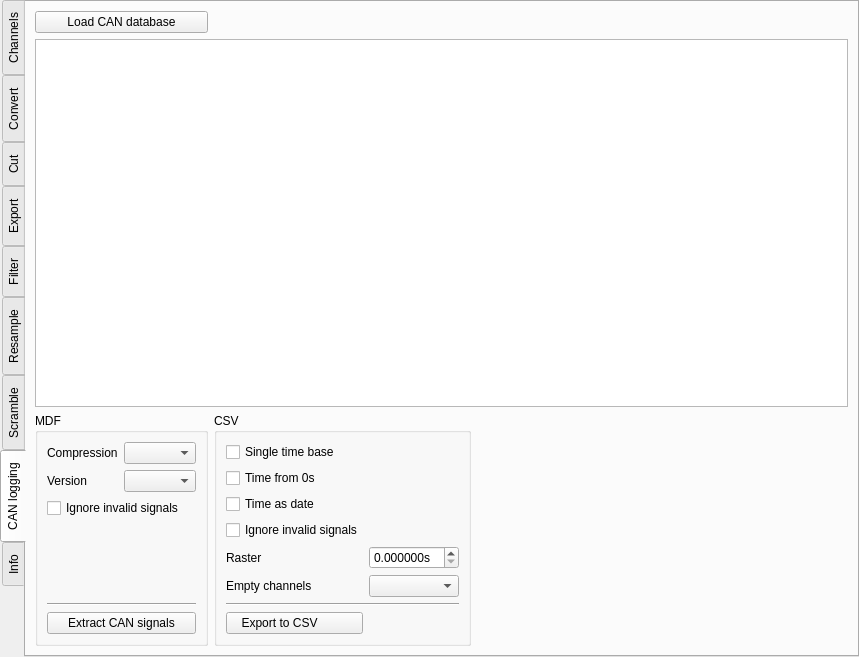
<?xml version="1.0" encoding="UTF-8"?>
<ui version="4.0">
 <class>file_widget</class>
 <widget class="QWidget" name="file_widget">
  <property name="geometry">
   <rect>
    <x>0</x>
    <y>0</y>
    <width>859</width>
    <height>657</height>
   </rect>
  </property>
  <property name="windowTitle">
   <string>Form</string>
  </property>
  <layout class="QVBoxLayout" name="verticalLayout">
   <property name="spacing">
    <number>0</number>
   </property>
   <property name="leftMargin">
    <number>0</number>
   </property>
   <property name="topMargin">
    <number>0</number>
   </property>
   <property name="rightMargin">
    <number>0</number>
   </property>
   <property name="bottomMargin">
    <number>0</number>
   </property>
   <item>
    <widget class="QTabWidget" name="aspects">
     <property name="tabPosition">
      <enum>QTabWidget::West</enum>
     </property>
     <property name="currentIndex">
      <number>7</number>
     </property>
     <property name="documentMode">
      <bool>false</bool>
     </property>
     <widget class="QWidget" name="channels_tab">
      <attribute name="icon">
       <iconset resource="resource.qrc">
        <normaloff>:/graph.png</normaloff>:/graph.png</iconset>
      </attribute>
      <attribute name="title">
       <string>Channels</string>
      </attribute>
      <layout class="QVBoxLayout" name="verticalLayout_8">
       <property name="spacing">
        <number>2</number>
       </property>
       <property name="leftMargin">
        <number>1</number>
       </property>
       <property name="topMargin">
        <number>0</number>
       </property>
       <property name="rightMargin">
        <number>1</number>
       </property>
       <property name="bottomMargin">
        <number>0</number>
       </property>
       <item>
        <widget class="QSplitter" name="splitter">
         <property name="orientation">
          <enum>Qt::Horizontal</enum>
         </property>
         <widget class="QWidget" name="verticalLayoutWidget">
          <layout class="QVBoxLayout" name="channels_layout"/>
         </widget>
        </widget>
       </item>
      </layout>
     </widget>
     <widget class="QWidget" name="convert_tab">
      <attribute name="icon">
       <iconset resource="resource.qrc">
        <normaloff>:/convert.png</normaloff>:/convert.png</iconset>
      </attribute>
      <attribute name="title">
       <string>Convert</string>
      </attribute>
      <attribute name="toolTip">
       <string>conv</string>
      </attribute>
      <layout class="QVBoxLayout" name="verticalLayout_3">
       <item>
        <layout class="QGridLayout" name="gridLayout_2">
         <property name="leftMargin">
          <number>5</number>
         </property>
         <property name="topMargin">
          <number>5</number>
         </property>
         <property name="rightMargin">
          <number>5</number>
         </property>
         <property name="bottomMargin">
          <number>5</number>
         </property>
         <item row="4" column="1">
          <widget class="QDoubleSpinBox" name="convert_split_size">
           <property name="suffix">
            <string>MB</string>
           </property>
           <property name="decimals">
            <number>3</number>
           </property>
           <property name="maximum">
            <double>4.000000000000000</double>
           </property>
          </widget>
         </item>
         <item row="0" column="0">
          <widget class="QLabel" name="label_2">
           <property name="text">
            <string>Output format</string>
           </property>
          </widget>
         </item>
         <item row="1" column="0" colspan="2">
          <widget class="Line" name="line">
           <property name="orientation">
            <enum>Qt::Horizontal</enum>
           </property>
          </widget>
         </item>
         <item row="3" column="0">
          <widget class="QCheckBox" name="convert_split">
           <property name="text">
            <string>Split data blocks</string>
           </property>
           <property name="checked">
            <bool>true</bool>
           </property>
          </widget>
         </item>
         <item row="2" column="1">
          <widget class="QComboBox" name="convert_compression"/>
         </item>
         <item row="0" column="1">
          <widget class="QComboBox" name="convert_format">
           <property name="minimumSize">
            <size>
             <width>200</width>
             <height>0</height>
            </size>
           </property>
          </widget>
         </item>
         <item row="7" column="0">
          <spacer name="verticalSpacer">
           <property name="orientation">
            <enum>Qt::Vertical</enum>
           </property>
           <property name="sizeHint" stdset="0">
            <size>
             <width>20</width>
             <height>40</height>
            </size>
           </property>
          </spacer>
         </item>
         <item row="2" column="0">
          <widget class="QLabel" name="label_3">
           <property name="text">
            <string>Compression</string>
           </property>
          </widget>
         </item>
         <item row="0" column="2">
          <spacer name="horizontalSpacer">
           <property name="orientation">
            <enum>Qt::Horizontal</enum>
           </property>
           <property name="sizeHint" stdset="0">
            <size>
             <width>40</width>
             <height>20</height>
            </size>
           </property>
          </spacer>
         </item>
         <item row="4" column="0">
          <widget class="QLabel" name="label_5">
           <property name="text">
            <string>Split size </string>
           </property>
          </widget>
         </item>
         <item row="5" column="0" colspan="2">
          <widget class="Line" name="line_2">
           <property name="orientation">
            <enum>Qt::Horizontal</enum>
           </property>
          </widget>
         </item>
         <item row="6" column="0">
          <widget class="QPushButton" name="convert_btn">
           <property name="text">
            <string>Convert</string>
           </property>
           <property name="icon">
            <iconset resource="resource.qrc">
             <normaloff>:/convert.png</normaloff>:/convert.png</iconset>
           </property>
          </widget>
         </item>
        </layout>
       </item>
      </layout>
     </widget>
     <widget class="QWidget" name="cut_tab">
      <attribute name="icon">
       <iconset resource="resource.qrc">
        <normaloff>:/cut.png</normaloff>:/cut.png</iconset>
      </attribute>
      <attribute name="title">
       <string>Cut</string>
      </attribute>
      <layout class="QVBoxLayout" name="verticalLayout_4">
       <item>
        <layout class="QGridLayout" name="gridLayout_3">
         <property name="leftMargin">
          <number>5</number>
         </property>
         <property name="topMargin">
          <number>5</number>
         </property>
         <property name="rightMargin">
          <number>5</number>
         </property>
         <property name="bottomMargin">
          <number>5</number>
         </property>
         <item row="9" column="0">
          <widget class="QLabel" name="label_7">
           <property name="text">
            <string>Split size [MB]</string>
           </property>
          </widget>
         </item>
         <item row="11" column="0">
          <widget class="QPushButton" name="cut_btn">
           <property name="text">
            <string>Cut</string>
           </property>
           <property name="icon">
            <iconset resource="resource.qrc">
             <normaloff>:/cut.png</normaloff>:/cut.png</iconset>
           </property>
          </widget>
         </item>
         <item row="5" column="0" colspan="2">
          <widget class="Line" name="line_3">
           <property name="orientation">
            <enum>Qt::Horizontal</enum>
           </property>
          </widget>
         </item>
         <item row="10" column="0" colspan="2">
          <widget class="Line" name="line_4">
           <property name="orientation">
            <enum>Qt::Horizontal</enum>
           </property>
          </widget>
         </item>
         <item row="8" column="0">
          <widget class="QCheckBox" name="cut_split">
           <property name="text">
            <string>Split data blocks</string>
           </property>
           <property name="checked">
            <bool>true</bool>
           </property>
          </widget>
         </item>
         <item row="7" column="2">
          <spacer name="horizontalSpacer_3">
           <property name="orientation">
            <enum>Qt::Horizontal</enum>
           </property>
           <property name="sizeHint" stdset="0">
            <size>
             <width>40</width>
             <height>20</height>
            </size>
           </property>
          </spacer>
         </item>
         <item row="9" column="1">
          <widget class="QDoubleSpinBox" name="cut_split_size">
           <property name="maximum">
            <double>4.000000000000000</double>
           </property>
          </widget>
         </item>
         <item row="7" column="0">
          <widget class="QLabel" name="label_6">
           <property name="text">
            <string>Compression</string>
           </property>
          </widget>
         </item>
         <item row="6" column="0">
          <widget class="QLabel" name="label_15">
           <property name="text">
            <string>Output format</string>
           </property>
          </widget>
         </item>
         <item row="1" column="1">
          <widget class="QDoubleSpinBox" name="cut_start">
           <property name="suffix">
            <string>s</string>
           </property>
           <property name="decimals">
            <number>6</number>
           </property>
           <property name="maximum">
            <double>999999.999998999992386</double>
           </property>
          </widget>
         </item>
         <item row="6" column="1">
          <widget class="QComboBox" name="cut_format"/>
         </item>
         <item row="7" column="1">
          <widget class="QComboBox" name="cut_compression"/>
         </item>
         <item row="1" column="2">
          <spacer name="horizontalSpacer_2">
           <property name="orientation">
            <enum>Qt::Horizontal</enum>
           </property>
           <property name="sizeHint" stdset="0">
            <size>
             <width>40</width>
             <height>20</height>
            </size>
           </property>
          </spacer>
         </item>
         <item row="1" column="0">
          <widget class="QLabel" name="label_13">
           <property name="text">
            <string>Start</string>
           </property>
          </widget>
         </item>
         <item row="12" column="0">
          <spacer name="verticalSpacer_2">
           <property name="orientation">
            <enum>Qt::Vertical</enum>
           </property>
           <property name="sizeHint" stdset="0">
            <size>
             <width>20</width>
             <height>40</height>
            </size>
           </property>
          </spacer>
         </item>
         <item row="0" column="0" colspan="2">
          <widget class="QLabel" name="cut_interval">
           <property name="text">
            <string>TextLabel</string>
           </property>
          </widget>
         </item>
         <item row="2" column="0">
          <widget class="QLabel" name="label_14">
           <property name="text">
            <string>End</string>
           </property>
          </widget>
         </item>
         <item row="2" column="1">
          <widget class="QDoubleSpinBox" name="cut_stop">
           <property name="suffix">
            <string>s</string>
           </property>
           <property name="decimals">
            <number>6</number>
           </property>
           <property name="maximum">
            <double>999999.999998999992386</double>
           </property>
          </widget>
         </item>
         <item row="4" column="0" colspan="2">
          <widget class="QCheckBox" name="whence">
           <property name="text">
            <string>Start relative to first time stamp</string>
           </property>
          </widget>
         </item>
         <item row="3" column="0" colspan="2">
          <widget class="QCheckBox" name="cut_time_from_zero">
           <property name="text">
            <string>Time from 0s</string>
           </property>
          </widget>
         </item>
        </layout>
       </item>
      </layout>
     </widget>
     <widget class="QWidget" name="export_tab">
      <attribute name="icon">
       <iconset resource="resource.qrc">
        <normaloff>:/export.png</normaloff>:/export.png</iconset>
      </attribute>
      <attribute name="title">
       <string>Export</string>
      </attribute>
      <layout class="QVBoxLayout" name="verticalLayout_7">
       <item>
        <layout class="QGridLayout" name="gridLayout_6">
         <property name="leftMargin">
          <number>5</number>
         </property>
         <property name="topMargin">
          <number>5</number>
         </property>
         <property name="rightMargin">
          <number>5</number>
         </property>
         <property name="bottomMargin">
          <number>5</number>
         </property>
         <item row="7" column="0">
          <widget class="QCheckBox" name="use_display_names">
           <property name="text">
            <string>Use display names</string>
           </property>
          </widget>
         </item>
         <item row="11" column="1">
          <widget class="QComboBox" name="mat_format"/>
         </item>
         <item row="11" column="2">
          <spacer name="horizontalSpacer_8">
           <property name="orientation">
            <enum>Qt::Horizontal</enum>
           </property>
           <property name="sizeHint" stdset="0">
            <size>
             <width>40</width>
             <height>20</height>
            </size>
           </property>
          </spacer>
         </item>
         <item row="15" column="0">
          <spacer name="verticalSpacer_5">
           <property name="orientation">
            <enum>Qt::Vertical</enum>
           </property>
           <property name="sizeHint" stdset="0">
            <size>
             <width>20</width>
             <height>40</height>
            </size>
           </property>
          </spacer>
         </item>
         <item row="11" column="0">
          <widget class="QLabel" name="label_18">
           <property name="text">
            <string>.mat format</string>
           </property>
          </widget>
         </item>
         <item row="3" column="0">
          <widget class="QCheckBox" name="time_from_zero">
           <property name="text">
            <string>Time from 0s</string>
           </property>
          </widget>
         </item>
         <item row="1" column="0" colspan="2">
          <widget class="Line" name="line_11">
           <property name="orientation">
            <enum>Qt::Horizontal</enum>
           </property>
          </widget>
         </item>
         <item row="0" column="1">
          <widget class="QComboBox" name="export_type"/>
         </item>
         <item row="2" column="0">
          <widget class="QCheckBox" name="single_time_base">
           <property name="text">
            <string>Single time base</string>
           </property>
          </widget>
         </item>
         <item row="0" column="0">
          <widget class="QLabel" name="label_21">
           <property name="text">
            <string>Type</string>
           </property>
          </widget>
         </item>
         <item row="10" column="1">
          <widget class="QComboBox" name="empty_channels"/>
         </item>
         <item row="13" column="0" colspan="2">
          <widget class="Line" name="line_10">
           <property name="orientation">
            <enum>Qt::Horizontal</enum>
           </property>
          </widget>
         </item>
         <item row="2" column="2">
          <spacer name="horizontalSpacer_7">
           <property name="orientation">
            <enum>Qt::Horizontal</enum>
           </property>
           <property name="sizeHint" stdset="0">
            <size>
             <width>40</width>
             <height>20</height>
            </size>
           </property>
          </spacer>
         </item>
         <item row="12" column="1">
          <widget class="QComboBox" name="oned_as"/>
         </item>
         <item row="8" column="0">
          <widget class="QCheckBox" name="reduce_memory_usage">
           <property name="text">
            <string>Reduce  memory usage</string>
           </property>
          </widget>
         </item>
         <item row="5" column="0">
          <widget class="QLabel" name="label_22">
           <property name="text">
            <string>Raster</string>
           </property>
          </widget>
         </item>
         <item row="12" column="0">
          <widget class="QLabel" name="label_16">
           <property name="text">
            <string>.mat oned_as</string>
           </property>
          </widget>
         </item>
         <item row="5" column="1">
          <widget class="QDoubleSpinBox" name="export_raster">
           <property name="suffix">
            <string>s</string>
           </property>
           <property name="decimals">
            <number>6</number>
           </property>
          </widget>
         </item>
         <item row="14" column="0">
          <widget class="QPushButton" name="export_btn">
           <property name="text">
            <string>Export</string>
           </property>
           <property name="icon">
            <iconset resource="resource.qrc">
             <normaloff>:/export.png</normaloff>:/export.png</iconset>
           </property>
          </widget>
         </item>
         <item row="6" column="0" colspan="2">
          <widget class="Line" name="line_9">
           <property name="orientation">
            <enum>Qt::Horizontal</enum>
           </property>
          </widget>
         </item>
         <item row="9" column="1">
          <widget class="QComboBox" name="export_compression"/>
         </item>
         <item row="9" column="0">
          <widget class="QLabel" name="label_20">
           <property name="text">
            <string>Compression</string>
           </property>
          </widget>
         </item>
         <item row="10" column="0">
          <widget class="QLabel" name="label_19">
           <property name="text">
            <string>Empty channels</string>
           </property>
          </widget>
         </item>
         <item row="4" column="0">
          <widget class="QCheckBox" name="time_as_date">
           <property name="text">
            <string>Time as date</string>
           </property>
          </widget>
         </item>
        </layout>
       </item>
      </layout>
     </widget>
     <widget class="QWidget" name="filter_tab">
      <attribute name="icon">
       <iconset resource="resource.qrc">
        <normaloff>:/filter.png</normaloff>:/filter.png</iconset>
      </attribute>
      <attribute name="title">
       <string>Filter</string>
      </attribute>
      <layout class="QVBoxLayout" name="verticalLayout_6">
       <item>
        <layout class="QGridLayout" name="filter_layout" columnstretch="1,0,0,0">
         <property name="leftMargin">
          <number>5</number>
         </property>
         <property name="topMargin">
          <number>5</number>
         </property>
         <property name="rightMargin">
          <number>5</number>
         </property>
         <property name="bottomMargin">
          <number>5</number>
         </property>
         <item row="7" column="1">
          <widget class="QPushButton" name="filter_btn">
           <property name="text">
            <string>Filter</string>
           </property>
           <property name="icon">
            <iconset resource="resource.qrc">
             <normaloff>:/filter.png</normaloff>:/filter.png</iconset>
           </property>
          </widget>
         </item>
         <item row="8" column="1">
          <spacer name="verticalSpacer_4">
           <property name="orientation">
            <enum>Qt::Vertical</enum>
           </property>
           <property name="sizeHint" stdset="0">
            <size>
             <width>20</width>
             <height>40</height>
            </size>
           </property>
          </spacer>
         </item>
         <item row="2" column="3">
          <spacer name="horizontalSpacer_6">
           <property name="orientation">
            <enum>Qt::Horizontal</enum>
           </property>
           <property name="sizeHint" stdset="0">
            <size>
             <width>40</width>
             <height>20</height>
            </size>
           </property>
          </spacer>
         </item>
         <item row="0" column="1">
          <spacer name="horizontalSpacer_9">
           <property name="orientation">
            <enum>Qt::Horizontal</enum>
           </property>
           <property name="sizeHint" stdset="0">
            <size>
             <width>40</width>
             <height>20</height>
            </size>
           </property>
          </spacer>
         </item>
         <item row="1" column="1">
          <widget class="QLabel" name="label_12">
           <property name="text">
            <string>Outpput format</string>
           </property>
          </widget>
         </item>
         <item row="2" column="1">
          <widget class="QLabel" name="label_11">
           <property name="text">
            <string>Compression</string>
           </property>
          </widget>
         </item>
         <item row="2" column="2">
          <widget class="QComboBox" name="filter_compression"/>
         </item>
         <item row="3" column="1" colspan="2">
          <widget class="Line" name="line_8">
           <property name="orientation">
            <enum>Qt::Horizontal</enum>
           </property>
          </widget>
         </item>
         <item row="4" column="3">
          <spacer name="horizontalSpacer_5">
           <property name="orientation">
            <enum>Qt::Horizontal</enum>
           </property>
           <property name="sizeHint" stdset="0">
            <size>
             <width>40</width>
             <height>20</height>
            </size>
           </property>
          </spacer>
         </item>
         <item row="1" column="2">
          <widget class="QComboBox" name="filter_format"/>
         </item>
         <item row="5" column="1">
          <widget class="QLabel" name="label_10">
           <property name="text">
            <string>Split size [MB]</string>
           </property>
          </widget>
         </item>
         <item row="4" column="1">
          <widget class="QCheckBox" name="filter_split">
           <property name="text">
            <string>Split data blocks</string>
           </property>
           <property name="checked">
            <bool>true</bool>
           </property>
          </widget>
         </item>
         <item row="6" column="1" colspan="2">
          <widget class="Line" name="line_7">
           <property name="orientation">
            <enum>Qt::Horizontal</enum>
           </property>
          </widget>
         </item>
         <item row="9" column="0">
          <widget class="QPushButton" name="clear_filter_btn">
           <property name="text">
            <string>Clear selection</string>
           </property>
           <property name="icon">
            <iconset resource="resource.qrc">
             <normaloff>:/erase.png</normaloff>:/erase.png</iconset>
           </property>
          </widget>
         </item>
         <item row="5" column="2">
          <widget class="QDoubleSpinBox" name="filter_split_size">
           <property name="maximum">
            <double>4.000000000000000</double>
           </property>
          </widget>
         </item>
         <item row="10" column="0">
          <layout class="QHBoxLayout" name="horizontalLayout_2">
           <item>
            <widget class="QPushButton" name="load_filter_list_btn">
             <property name="text">
              <string>Load selection</string>
             </property>
             <property name="icon">
              <iconset resource="resource.qrc">
               <normaloff>:/open.png</normaloff>:/open.png</iconset>
             </property>
            </widget>
           </item>
           <item>
            <widget class="QPushButton" name="save_filter_list_btn">
             <property name="text">
              <string>Save selection</string>
             </property>
             <property name="icon">
              <iconset resource="resource.qrc">
               <normaloff>:/save.png</normaloff>:/save.png</iconset>
             </property>
            </widget>
           </item>
          </layout>
         </item>
        </layout>
       </item>
      </layout>
     </widget>
     <widget class="QWidget" name="resample_tab">
      <attribute name="icon">
       <iconset resource="resource.qrc">
        <normaloff>:/resample.png</normaloff>:/resample.png</iconset>
      </attribute>
      <attribute name="title">
       <string>Resample</string>
      </attribute>
      <layout class="QVBoxLayout" name="verticalLayout_5">
       <item>
        <layout class="QGridLayout" name="gridLayout_4">
         <property name="leftMargin">
          <number>5</number>
         </property>
         <property name="topMargin">
          <number>5</number>
         </property>
         <property name="rightMargin">
          <number>5</number>
         </property>
         <property name="bottomMargin">
          <number>5</number>
         </property>
         <item row="1" column="2">
          <spacer name="horizontalSpacer_4">
           <property name="orientation">
            <enum>Qt::Horizontal</enum>
           </property>
           <property name="sizeHint" stdset="0">
            <size>
             <width>40</width>
             <height>20</height>
            </size>
           </property>
          </spacer>
         </item>
         <item row="4" column="0">
          <widget class="QLabel" name="label_8">
           <property name="text">
            <string>Compression</string>
           </property>
          </widget>
         </item>
         <item row="1" column="0">
          <widget class="QLabel" name="label_4">
           <property name="text">
            <string>Output format</string>
           </property>
          </widget>
         </item>
         <item row="3" column="0" colspan="2">
          <widget class="Line" name="line_5">
           <property name="orientation">
            <enum>Qt::Horizontal</enum>
           </property>
          </widget>
         </item>
         <item row="6" column="1">
          <widget class="QDoubleSpinBox" name="resample_split_size">
           <property name="suffix">
            <string>MB</string>
           </property>
           <property name="decimals">
            <number>3</number>
           </property>
           <property name="maximum">
            <double>4.000000000000000</double>
           </property>
          </widget>
         </item>
         <item row="5" column="0">
          <widget class="QCheckBox" name="resample_split">
           <property name="text">
            <string>Split data blocks</string>
           </property>
           <property name="checked">
            <bool>true</bool>
           </property>
          </widget>
         </item>
         <item row="4" column="1">
          <widget class="QComboBox" name="resample_compression"/>
         </item>
         <item row="1" column="1">
          <widget class="QComboBox" name="resample_format">
           <property name="minimumSize">
            <size>
             <width>200</width>
             <height>0</height>
            </size>
           </property>
          </widget>
         </item>
         <item row="9" column="0">
          <spacer name="verticalSpacer_3">
           <property name="orientation">
            <enum>Qt::Vertical</enum>
           </property>
           <property name="sizeHint" stdset="0">
            <size>
             <width>20</width>
             <height>40</height>
            </size>
           </property>
          </spacer>
         </item>
         <item row="6" column="0">
          <widget class="QLabel" name="label_9">
           <property name="text">
            <string>Split size</string>
           </property>
          </widget>
         </item>
         <item row="7" column="0" colspan="2">
          <widget class="Line" name="line_6">
           <property name="orientation">
            <enum>Qt::Horizontal</enum>
           </property>
          </widget>
         </item>
         <item row="8" column="0">
          <widget class="QPushButton" name="resample_btn">
           <property name="text">
            <string>Resample</string>
           </property>
           <property name="icon">
            <iconset resource="resource.qrc">
             <normaloff>:/resample.png</normaloff>:/resample.png</iconset>
           </property>
          </widget>
         </item>
         <item row="0" column="0">
          <widget class="QLabel" name="label">
           <property name="text">
            <string>Raster</string>
           </property>
          </widget>
         </item>
         <item row="0" column="1">
          <layout class="QVBoxLayout" name="verticalLayout_2">
           <item>
            <widget class="QGroupBox" name="groupBox">
             <property name="title">
              <string>Raster type</string>
             </property>
             <layout class="QVBoxLayout" name="verticalLayout_9">
              <item>
               <widget class="QRadioButton" name="raster_type_step">
                <property name="text">
                 <string>step</string>
                </property>
                <property name="checked">
                 <bool>true</bool>
                </property>
               </widget>
              </item>
              <item>
               <widget class="QRadioButton" name="raster_type_channel">
                <property name="text">
                 <string>channel</string>
                </property>
               </widget>
              </item>
             </layout>
            </widget>
           </item>
           <item>
            <widget class="QDoubleSpinBox" name="raster">
             <property name="suffix">
              <string>s</string>
             </property>
             <property name="decimals">
              <number>6</number>
             </property>
            </widget>
           </item>
           <item>
            <widget class="QComboBox" name="raster_channel">
             <property name="enabled">
              <bool>false</bool>
             </property>
             <property name="insertPolicy">
              <enum>QComboBox::InsertAtBottom</enum>
             </property>
            </widget>
           </item>
          </layout>
         </item>
         <item row="2" column="0">
          <widget class="QCheckBox" name="resample_time_from_zero">
           <property name="text">
            <string>Time from 0s</string>
           </property>
          </widget>
         </item>
        </layout>
       </item>
      </layout>
     </widget>
     <widget class="QWidget" name="scramble_tab">
      <attribute name="icon">
       <iconset resource="resource.qrc">
        <normaloff>:/scramble.png</normaloff>:/scramble.png</iconset>
      </attribute>
      <attribute name="title">
       <string>Scramble</string>
      </attribute>
      <layout class="QGridLayout" name="gridLayout">
       <property name="leftMargin">
        <number>25</number>
       </property>
       <property name="topMargin">
        <number>25</number>
       </property>
       <property name="spacing">
        <number>15</number>
       </property>
       <item row="2" column="0">
        <spacer name="verticalSpacer_6">
         <property name="orientation">
          <enum>Qt::Vertical</enum>
         </property>
         <property name="sizeHint" stdset="0">
          <size>
           <width>20</width>
           <height>572</height>
          </size>
         </property>
        </spacer>
       </item>
       <item row="1" column="0">
        <widget class="QPushButton" name="scramble_btn">
         <property name="text">
          <string>Scramble texts</string>
         </property>
         <property name="icon">
          <iconset resource="resource.qrc">
           <normaloff>:/scramble.png</normaloff>:/scramble.png</iconset>
         </property>
        </widget>
       </item>
       <item row="1" column="2">
        <spacer name="horizontalSpacer_10">
         <property name="orientation">
          <enum>Qt::Horizontal</enum>
         </property>
         <property name="sizeHint" stdset="0">
          <size>
           <width>321</width>
           <height>20</height>
          </size>
         </property>
        </spacer>
       </item>
       <item row="1" column="1">
        <spacer name="horizontalSpacer_11">
         <property name="orientation">
          <enum>Qt::Horizontal</enum>
         </property>
         <property name="sizeHint" stdset="0">
          <size>
           <width>40</width>
           <height>20</height>
          </size>
         </property>
        </spacer>
       </item>
       <item row="0" column="0" colspan="2">
        <widget class="QLabel" name="label_17">
         <property name="text">
          <string>Anonymize the measurements: scramble all texts and replace them with random strings</string>
         </property>
        </widget>
       </item>
      </layout>
     </widget>
     <widget class="QWidget" name="extract_can_tab">
      <attribute name="icon">
       <iconset resource="resource.qrc">
        <normaloff>:/down.png</normaloff>:/down.png</iconset>
      </attribute>
      <attribute name="title">
       <string>CAN logging</string>
      </attribute>
      <layout class="QGridLayout" name="gridLayout_8">
       <item row="0" column="0">
        <widget class="QPushButton" name="load_can_database_btn">
         <property name="text">
          <string>Load CAN database</string>
         </property>
         <property name="icon">
          <iconset resource="resource.qrc">
           <normaloff>:/open.png</normaloff>:/open.png</iconset>
         </property>
        </widget>
       </item>
       <item row="1" column="0" colspan="3">
        <widget class="ListWidget" name="can_database_list"/>
       </item>
       <item row="2" column="0">
        <widget class="QGroupBox" name="groupBox_2">
         <property name="title">
          <string>MDF</string>
         </property>
         <layout class="QGridLayout" name="gridLayout_5">
          <item row="5" column="0" colspan="2">
           <widget class="QPushButton" name="extract_can_btn">
            <property name="text">
             <string>Extract CAN signals</string>
            </property>
            <property name="icon">
             <iconset resource="resource.qrc">
              <normaloff>:/down.png</normaloff>:/down.png</iconset>
            </property>
           </widget>
          </item>
          <item row="0" column="0">
           <widget class="QLabel" name="label__1">
            <property name="text">
             <string>Compression</string>
            </property>
           </widget>
          </item>
          <item row="0" column="1">
           <widget class="QComboBox" name="extract_can_compression">
            <property name="sizeAdjustPolicy">
             <enum>QComboBox::AdjustToContents</enum>
            </property>
           </widget>
          </item>
          <item row="1" column="1">
           <widget class="QComboBox" name="extract_can_format">
            <property name="sizeAdjustPolicy">
             <enum>QComboBox::AdjustToContents</enum>
            </property>
           </widget>
          </item>
          <item row="1" column="0">
           <widget class="QLabel" name="label_24">
            <property name="text">
             <string>Version</string>
            </property>
           </widget>
          </item>
          <item row="2" column="0" colspan="2">
           <widget class="QCheckBox" name="ignore_invalid_signals_mdf">
            <property name="toolTip">
             <string>checks if all samples are eauql to the maximum teoretical signal value</string>
            </property>
            <property name="text">
             <string>Ignore invalid signals</string>
            </property>
           </widget>
          </item>
          <item row="3" column="0">
           <widget class="QLabel" name="label_26">
            <property name="text">
             <string/>
            </property>
           </widget>
          </item>
          <item row="4" column="0" colspan="2">
           <widget class="Line" name="line_12">
            <property name="orientation">
             <enum>Qt::Horizontal</enum>
            </property>
           </widget>
          </item>
         </layout>
        </widget>
       </item>
       <item row="2" column="1">
        <widget class="QGroupBox" name="groupBox_3">
         <property name="title">
          <string>CSV</string>
         </property>
         <layout class="QGridLayout" name="gridLayout_7">
          <item row="7" column="1" colspan="3">
           <widget class="Line" name="line_13">
            <property name="orientation">
             <enum>Qt::Horizontal</enum>
            </property>
           </widget>
          </item>
          <item row="8" column="1">
           <widget class="QPushButton" name="extract_can_csv_btn">
            <property name="text">
             <string>Export to CSV         </string>
            </property>
            <property name="icon">
             <iconset resource="resource.qrc">
              <normaloff>:/csv.png</normaloff>:/csv.png</iconset>
            </property>
           </widget>
          </item>
          <item row="5" column="1">
           <widget class="QLabel" name="label_25">
            <property name="text">
             <string>Empty channels</string>
            </property>
           </widget>
          </item>
          <item row="0" column="1">
           <widget class="QCheckBox" name="single_time_base_can">
            <property name="text">
             <string>Single time base</string>
            </property>
           </widget>
          </item>
          <item row="4" column="1">
           <widget class="QLabel" name="label_23">
            <property name="text">
             <string>Raster</string>
            </property>
           </widget>
          </item>
          <item row="4" column="2" colspan="2">
           <widget class="QDoubleSpinBox" name="export_raster_can">
            <property name="suffix">
             <string>s</string>
            </property>
            <property name="decimals">
             <number>6</number>
            </property>
           </widget>
          </item>
          <item row="3" column="1">
           <widget class="QCheckBox" name="ignore_invalid_signals_csv">
            <property name="toolTip">
             <string>checks if all samples are eauql to the maximum teoretical signal value</string>
            </property>
            <property name="text">
             <string>Ignore invalid signals</string>
            </property>
           </widget>
          </item>
          <item row="5" column="2" colspan="2">
           <widget class="QComboBox" name="empty_channels_can"/>
          </item>
          <item row="1" column="1">
           <widget class="QCheckBox" name="time_from_zero_can">
            <property name="text">
             <string>Time from 0s</string>
            </property>
           </widget>
          </item>
          <item row="2" column="1">
           <widget class="QCheckBox" name="can_time_as_date">
            <property name="text">
             <string>Time as date</string>
            </property>
           </widget>
          </item>
         </layout>
        </widget>
       </item>
       <item row="2" column="2">
        <spacer name="horizontalSpacer_12">
         <property name="orientation">
          <enum>Qt::Horizontal</enum>
         </property>
         <property name="sizeHint" stdset="0">
          <size>
           <width>410</width>
           <height>20</height>
          </size>
         </property>
        </spacer>
       </item>
      </layout>
     </widget>
     <widget class="QWidget" name="info_tab">
      <attribute name="icon">
       <iconset resource="resource.qrc">
        <normaloff>:/info.png</normaloff>:/info.png</iconset>
      </attribute>
      <attribute name="title">
       <string>Info</string>
      </attribute>
      <layout class="QGridLayout" name="gridLayout_9">
       <item row="0" column="0">
        <widget class="QTreeWidget" name="info">
         <property name="uniformRowHeights">
          <bool>true</bool>
         </property>
         <column>
          <property name="text">
           <string>Cathegory</string>
          </property>
         </column>
         <column>
          <property name="text">
           <string>Value</string>
          </property>
         </column>
        </widget>
       </item>
      </layout>
     </widget>
    </widget>
   </item>
  </layout>
 </widget>
 <customwidgets>
  <customwidget>
   <class>ListWidget</class>
   <extends>QListWidget</extends>
   <header>asammdf/gui/widgets/list.h</header>
  </customwidget>
 </customwidgets>
 <resources>
  <include location="resource.qrc"/>
 </resources>
 <connections/>
</ui>
